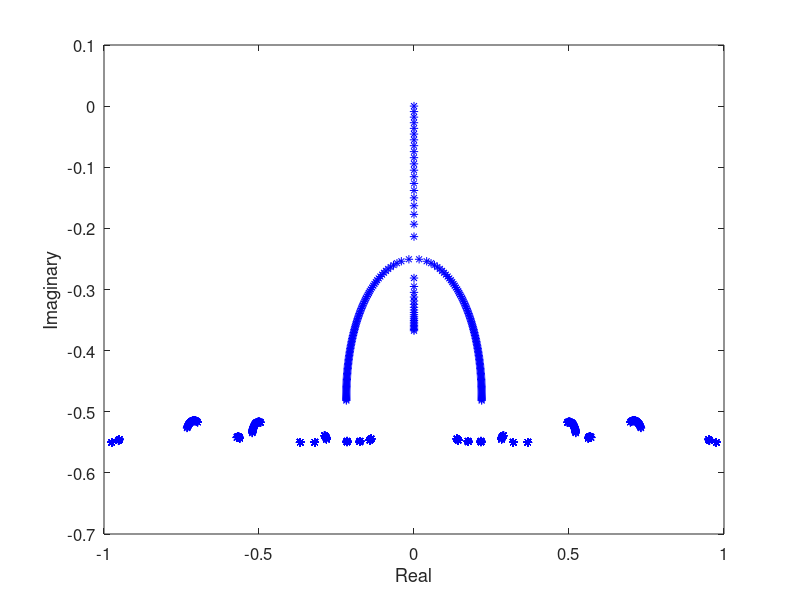
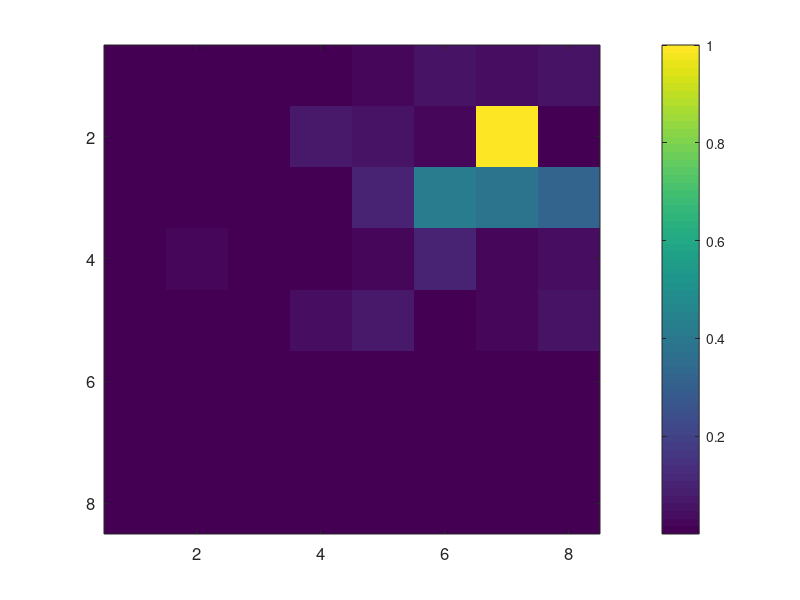
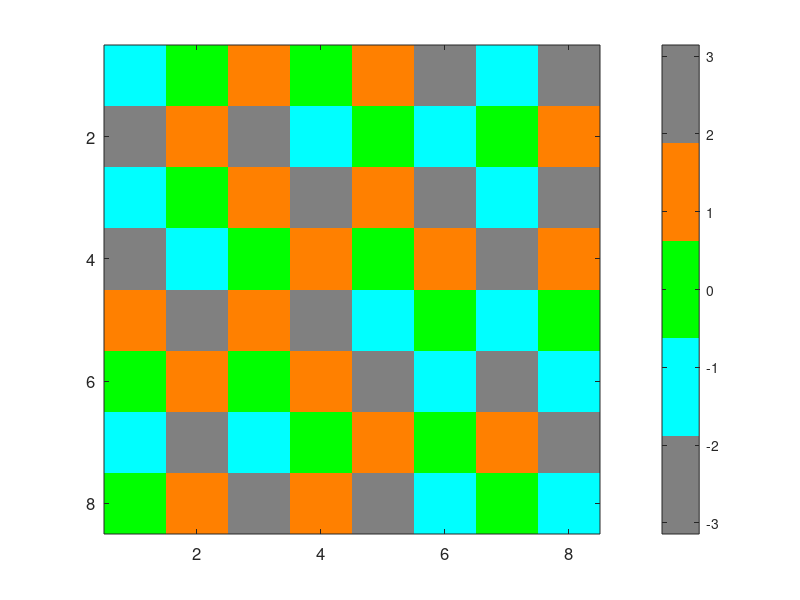

These figures' MATLAB source, in order:
close all;clc;clear all;
t1 = 1;t2 = 1;r = -0.1;k = 1;N = 8;r0 = 0.5;
a = [repmat([0.574269153 1.595718388],[1 N/2-1]) 0.574269153];b = ones(1,N-1);
D = diag(-1i*r0 + repmat([0 1i*r],[1 N/2])) + diag(t1*b.*ones(1,N-1),1) + diag(t1*b.*ones(1,N-1),-1);
E = fliplr(diag(t2*ones(1,N)));F = sparse(zeros(N));
H = sparse([D E*a(1) F F F F F F;...
            E*a(1) D E*a(2) F F F F F;...
            F E*a(2) D E*a(3) F F F F;...
            F F E*a(3) D E*a(4) F F F;...
            F F F E*a(4) D E*a(5) F F;...
            F F F F E*a(5) D E*a(6) F;...
            F F F F F E*a(6) D E*a(7);...
            F F F F F F E*a(7) D;]);
p = sparse(zeros(1,N^2));s = zeros(1,N^2);D = 0.01*1i;S = 10;R = 316;H = H + diag(p);H(S,S) = 0i;

figure;
while true
    H(S,S) = H(S,S) + D;[A,V] = eig(full(H));Re = diag(real(V)/t1);Im = diag(imag(V)/t1);
    plot(Re,Im,'b*');hold on;xlabel('Real');ylabel('Imaginary');lam = diag(V);
if find(imag(lam)>0);break;end
    k = k+1;
end
set(gcf, 'Position', [00, 00, 400, 300]);xlim([-1 1]);set(gca, 'FontSize', 12);
Lasing = find(imag(diag(V))>0);Intensity = abs(A(:,Lasing)).*abs(A(:,Lasing));
Intensity = Intensity./max(Intensity);Phase = angle(A(:,Lasing));

for k = 1:1:N
    if mod(k,2) RT(k,:) = Intensity((k-1)*N+(1:N));
    else RT(k,:) =  fliplr(Intensity((k-1)*N+(1:N))');
    end
end

for k = 1:1:N
    if mod(k,2) RA(k,:) = Phase((k-1)*N+(1:N));
    else RA(k,:) =  fliplr(Phase((k-1)*N+(1:N))');
    end
end

figure;imagesc(RT);colorbar;set(gcf, 'Position', [00, 00, 400, 300]);set(gca,'fontsize',12);
figure;imagesc(RA);colormap([0.5 0.5 0.5;0 1 1;0 1 0;1 0.5 0;0.5 0.5 0.5]);colorbar;set(gca,'fontsize',12);set(gcf, 'Position', [00, 00, 400, 300]);

